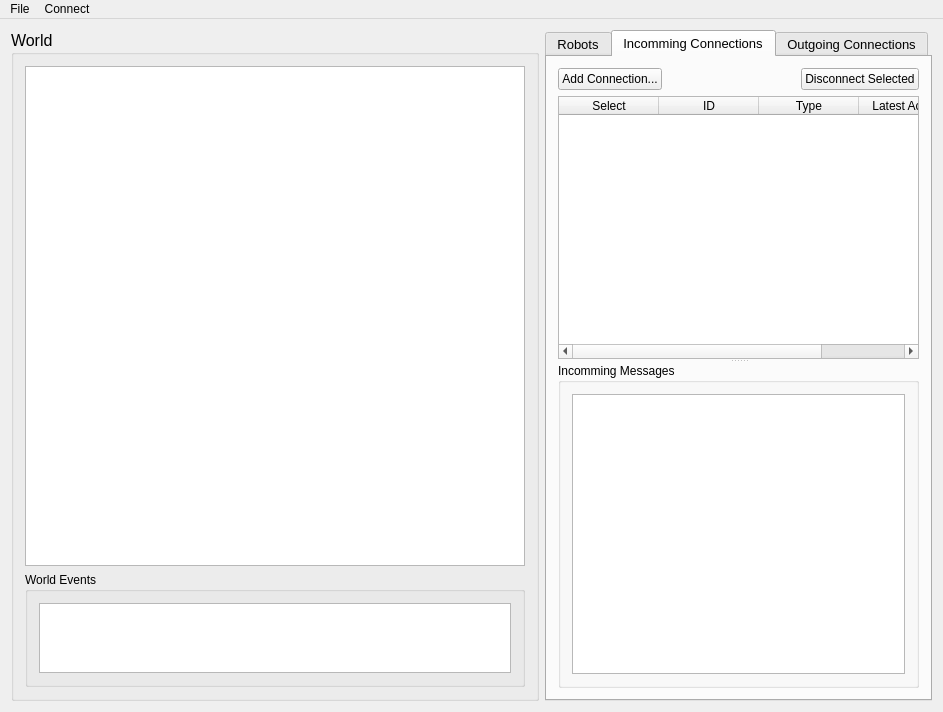
<?xml version="1.0" encoding="UTF-8"?>
<ui version="4.0">
 <class>WindowMain</class>
 <widget class="QMainWindow" name="WindowMain">
  <property name="geometry">
   <rect>
    <x>0</x>
    <y>0</y>
    <width>927</width>
    <height>688</height>
   </rect>
  </property>
  <property name="windowTitle">
   <string>WindowMain</string>
  </property>
  <widget class="QWidget" name="widgetlayoutMain">
   <layout class="QHBoxLayout" name="horizontalLayout">
    <item>
     <widget class="QGroupBox" name="grpbxWorld">
      <property name="font">
       <font>
        <pointsize>12</pointsize>
       </font>
      </property>
      <property name="title">
       <string>World</string>
      </property>
      <layout class="QVBoxLayout" name="verticalLayout">
       <item>
        <widget class="QGraphicsView" name="graphicswinWorld">
         <property name="sizePolicy">
          <sizepolicy hsizetype="Fixed" vsizetype="Fixed">
           <horstretch>0</horstretch>
           <verstretch>0</verstretch>
          </sizepolicy>
         </property>
         <property name="minimumSize">
          <size>
           <width>500</width>
           <height>500</height>
          </size>
         </property>
         <property name="font">
          <font>
           <pointsize>9</pointsize>
          </font>
         </property>
        </widget>
       </item>
       <item>
        <widget class="QGroupBox" name="grpbxWorldEvents">
         <property name="font">
          <font>
           <pointsize>9</pointsize>
          </font>
         </property>
         <property name="title">
          <string>World Events</string>
         </property>
         <layout class="QGridLayout" name="gridLayout_3">
          <item row="0" column="0">
           <widget class="QTextBrowser" name="textbrowWorldEvents"/>
          </item>
         </layout>
        </widget>
       </item>
      </layout>
     </widget>
    </item>
    <item>
     <widget class="QTabWidget" name="tabsMain">
      <property name="font">
       <font>
        <pointsize>10</pointsize>
       </font>
      </property>
      <property name="currentIndex">
       <number>1</number>
      </property>
      <property name="usesScrollButtons">
       <bool>false</bool>
      </property>
      <widget class="QWidget" name="tabRobots">
       <attribute name="title">
        <string>Robots</string>
       </attribute>
       <layout class="QVBoxLayout" name="verticalLayout_2">
        <item>
         <widget class="QTableWidget" name="tableRobots">
          <property name="font">
           <font>
            <pointsize>9</pointsize>
           </font>
          </property>
          <attribute name="horizontalHeaderCascadingSectionResizes">
           <bool>true</bool>
          </attribute>
          <column>
           <property name="text">
            <string>ID</string>
           </property>
           <property name="toolTip">
            <string/>
           </property>
           <property name="whatsThis">
            <string/>
           </property>
          </column>
          <column>
           <property name="text">
            <string>X</string>
           </property>
           <property name="toolTip">
            <string/>
           </property>
          </column>
          <column>
           <property name="text">
            <string>Y</string>
           </property>
          </column>
          <column>
           <property name="text">
            <string>State</string>
           </property>
          </column>
         </widget>
        </item>
       </layout>
      </widget>
      <widget class="QWidget" name="tabCommsIn">
       <attribute name="title">
        <string>Incomming Connections</string>
       </attribute>
       <layout class="QVBoxLayout" name="verticalLayout_3">
        <item>
         <layout class="QHBoxLayout" name="layoutCommsInBtns">
          <item>
           <widget class="QPushButton" name="btnCommsInAdd">
            <property name="font">
             <font>
              <pointsize>9</pointsize>
             </font>
            </property>
            <property name="text">
             <string>Add Connection...</string>
            </property>
           </widget>
          </item>
          <item>
           <spacer name="spacerCommsInBtns">
            <property name="orientation">
             <enum>Qt::Horizontal</enum>
            </property>
            <property name="sizeHint" stdset="0">
             <size>
              <width>40</width>
              <height>20</height>
             </size>
            </property>
           </spacer>
          </item>
          <item>
           <widget class="QPushButton" name="btnCommsInDelete">
            <property name="font">
             <font>
              <pointsize>9</pointsize>
             </font>
            </property>
            <property name="text">
             <string>Disconnect Selected</string>
            </property>
           </widget>
          </item>
         </layout>
        </item>
        <item>
         <widget class="QSplitter" name="splitterCommsIn">
          <property name="orientation">
           <enum>Qt::Vertical</enum>
          </property>
          <widget class="QTableWidget" name="tableCommsIn">
           <property name="font">
            <font>
             <pointsize>9</pointsize>
            </font>
           </property>
           <column>
            <property name="text">
             <string>Select</string>
            </property>
           </column>
           <column>
            <property name="text">
             <string>ID</string>
            </property>
           </column>
           <column>
            <property name="text">
             <string>Type</string>
            </property>
           </column>
           <column>
            <property name="text">
             <string>Latest Activity</string>
            </property>
           </column>
          </widget>
          <widget class="QGroupBox" name="grpbxCommsIn">
           <property name="font">
            <font>
             <pointsize>9</pointsize>
            </font>
           </property>
           <property name="title">
            <string>Incomming Messages</string>
           </property>
           <layout class="QGridLayout" name="gridLayout_2">
            <item row="0" column="0">
             <widget class="QTextBrowser" name="textbrowCommsInMsgs"/>
            </item>
           </layout>
          </widget>
         </widget>
        </item>
       </layout>
      </widget>
      <widget class="QWidget" name="tabCommsOut">
       <attribute name="title">
        <string>Outgoing Connections</string>
       </attribute>
       <layout class="QVBoxLayout" name="verticalLayout_4">
        <item>
         <layout class="QHBoxLayout" name="layoutCommsOutBtns">
          <item>
           <widget class="QPushButton" name="btnCommsOutAdd">
            <property name="font">
             <font>
              <pointsize>9</pointsize>
             </font>
            </property>
            <property name="text">
             <string>Add Connection...</string>
            </property>
           </widget>
          </item>
          <item>
           <spacer name="spacerCommsOutBtns">
            <property name="orientation">
             <enum>Qt::Horizontal</enum>
            </property>
            <property name="sizeHint" stdset="0">
             <size>
              <width>40</width>
              <height>20</height>
             </size>
            </property>
           </spacer>
          </item>
          <item>
           <widget class="QPushButton" name="btnCommsOutDelete">
            <property name="font">
             <font>
              <pointsize>9</pointsize>
             </font>
            </property>
            <property name="text">
             <string>Disconnect Selected</string>
            </property>
           </widget>
          </item>
         </layout>
        </item>
        <item>
         <widget class="QSplitter" name="splitterCommsOut">
          <property name="orientation">
           <enum>Qt::Vertical</enum>
          </property>
          <widget class="QTableWidget" name="tableCommsOut">
           <property name="font">
            <font>
             <pointsize>9</pointsize>
            </font>
           </property>
           <column>
            <property name="text">
             <string>Select</string>
            </property>
           </column>
           <column>
            <property name="text">
             <string>ID</string>
            </property>
           </column>
           <column>
            <property name="text">
             <string>Type</string>
            </property>
           </column>
           <column>
            <property name="text">
             <string>Latest Activity</string>
            </property>
           </column>
          </widget>
          <widget class="QGroupBox" name="grpbxCommsOut">
           <property name="font">
            <font>
             <pointsize>9</pointsize>
            </font>
           </property>
           <property name="title">
            <string>Outgoing Messages</string>
           </property>
           <layout class="QGridLayout" name="gridLayout">
            <item row="0" column="0">
             <widget class="QTextBrowser" name="textbrowCommsOutMsgs"/>
            </item>
           </layout>
          </widget>
         </widget>
        </item>
       </layout>
      </widget>
     </widget>
    </item>
   </layout>
  </widget>
  <widget class="QMenuBar" name="menubarMain">
   <property name="geometry">
    <rect>
     <x>0</x>
     <y>0</y>
     <width>927</width>
     <height>19</height>
    </rect>
   </property>
   <widget class="QMenu" name="menuFile">
    <property name="title">
     <string>File</string>
    </property>
    <addaction name="actionSave_All_Logs"/>
    <addaction name="actionFileQuit"/>
   </widget>
   <widget class="QMenu" name="menuConnect">
    <property name="title">
     <string>Connect</string>
    </property>
    <addaction name="actionCommsAdd"/>
   </widget>
   <addaction name="menuFile"/>
   <addaction name="menuConnect"/>
  </widget>
  <action name="actionFileQuit">
   <property name="text">
    <string>Quit</string>
   </property>
  </action>
  <action name="actionCommsAdd">
   <property name="text">
    <string>Add Connection...</string>
   </property>
  </action>
  <action name="actionEBugs_Out">
   <property name="enabled">
    <bool>false</bool>
   </property>
   <property name="text">
    <string>Robots (Out)</string>
   </property>
  </action>
  <action name="actionSave_All_Logs">
   <property name="text">
    <string>Save All Logs...</string>
   </property>
  </action>
 </widget>
 <layoutdefault spacing="6" margin="11"/>
 <resources/>
 <connections>
  <connection>
   <sender>actionFileQuit</sender>
   <signal>triggered()</signal>
   <receiver>WindowMain</receiver>
   <slot>close()</slot>
   <hints>
    <hint type="sourcelabel">
     <x>-1</x>
     <y>-1</y>
    </hint>
    <hint type="destinationlabel">
     <x>349</x>
     <y>278</y>
    </hint>
   </hints>
  </connection>
 </connections>
</ui>
